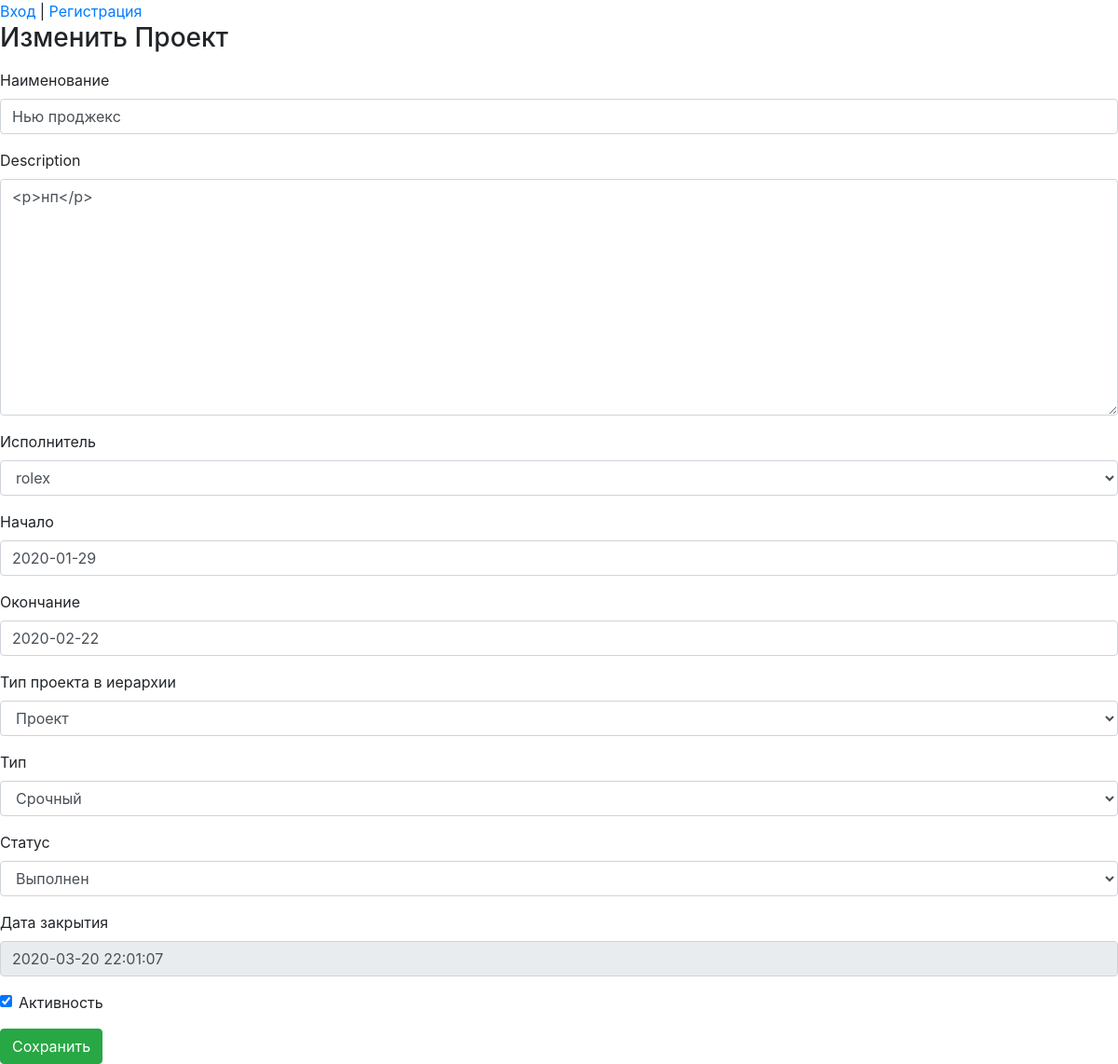
The app's page /projects/prj/projects_list/project_update/1, older data.
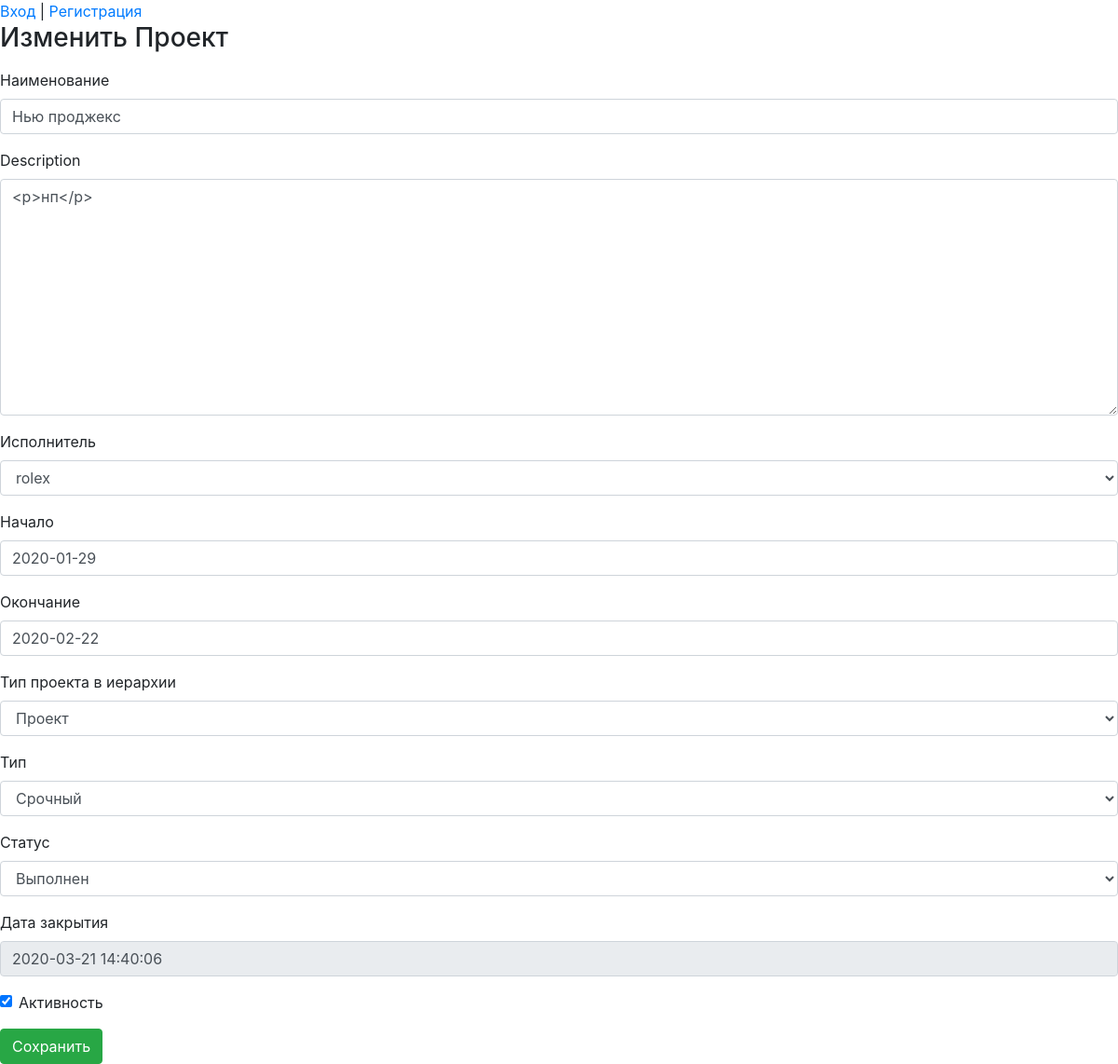
The same page, newer data.
### projects/models.py (models this page shows, shortened)
class Project(MPTTModel):
    name = models.CharField("Наименование", max_length=64)
    description = RichTextUploadingField("Описание")
    datebegin = models.DateField("Начало")
    dateend = models.DateField("Окончание")
    company = models.ForeignKey('companies.Company', on_delete=models.CASCADE, related_name='resultcompany', verbose_name="Компания")
    parent = TreeForeignKey('self', null=True, blank=True, limit_choices_to={'is_active':True}, on_delete=models.CASCADE, related_name='project_children', verbose_name="Проект верхнего уровня")
    assigner = models.ForeignKey('auth.User', on_delete=models.CASCADE, related_name='project_assigner', verbose_name="Исполнитель")
    structure_type = models.ForeignKey('Dict_ProjectStructureType', limit_choices_to={'is_active':True}, on_delete=models.CASCADE, related_name='project_structure_type', verbose_name="Тип проекта в иерархии")
    type = models.ForeignKey('Dict_ProjectType', limit_choices_to={'is_active':True}, on_delete=models.CASCADE, related_name='project_type', verbose_name="Тип")
    status = models.ForeignKey('Dict_ProjectStatus', limit_choices_to={'is_active':True}, on_delete=models.CASCADE, related_name='project_status', verbose_name="Статус")
    datecreate = models.DateTimeField("Создан", auto_now_add=True)
    dateclose = models.DateTimeField("Дата закрытия", auto_now_add=False, blank=True, null=True)
    author = models.ForeignKey('auth.User', on_delete=models.CASCADE, verbose_name="Автор")
    is_active = models.BooleanField("Активность", default=True)
    class MPTTMeta:
        order_insertion_by = ['name']
    class Meta:
        verbose_name = 'Проект'
        verbose_name_plural = 'Проекты'

class Dict_ProjectStructureType(models.Model):
    name = models.CharField("Наименование", max_length=64)
    sort = models.PositiveSmallIntegerField(default=1, blank=True, null=True)
    name_lang = models.CharField("Перевод", max_length=64, blank=True, null=True)
    is_active = models.BooleanField("Активность", default=True)
    class Meta:
        ordering = ('sort',)
        verbose_name = 'Тип проектов в иерархии'
        verbose_name_plural = 'Типы проектов в иерархии'
    def __str__(self):
        return (self.name)

class Dict_ProjectType(models.Model):
    name = models.CharField("Наименование", max_length=64)
    sort = models.PositiveSmallIntegerField(default=1, blank=True, null=True)
    name_lang = models.CharField("Перевод", max_length=64, blank=True, null=True)
    is_active = models.BooleanField("Активность", default=True)
    class Meta:
        ordering = ('sort',)
        verbose_name = 'Тип проекта'
        verbose_name_plural = 'Типы проектов'
    def __str__(self):
        return (self.name)

### projects/views.py (the view)
# urls.py: path('projects_list/project_update/<int:pk>', views.ProjectUpdate.as_view(), name = 'project_update'),
class ProjectUpdate(UpdateView):
    model = Project
    form_class = ProjectForm
    template_name = 'object_form.html'
    def get_context_data(self, **kwargs):
       context = super(ProjectUpdate, self).get_context_data(**kwargs)
       context['header'] = 'Изменить Проект'
       return context
    def get_form_kwargs(self):
       kwargs = super(ProjectUpdate, self).get_form_kwargs()
       kwargs.update({'user': self.request.user, 'action': 'update'})
       return kwargs

### projects/forms.py (shortened to what this page needs)
class ProjectForm(forms.ModelForm):
    disabled_fields = ('dateclose',)
    def __init__(self, *args, **kwargs):
        self.user = kwargs.pop('user')  # Выцепляем текущего юзера (To get request.user. Do not use kwargs.pop('user', None) due to potential security hole)
        self.action = kwargs.pop('action')  # Узнаём, какая вьюха вызвала эту форму
        super(ProjectForm, self).__init__(*args, **kwargs)
        for field in self.disabled_fields:
            self.fields[field].disabled = True
    class Meta:
        model = Project
        fields = ['name', 'description', 'assigner', 'datebegin', 'dateend', 'structure_type', 'type', 'status', 'dateclose', 'is_active', 'id']
        widgets = {
            'datebegin': DatePickerInput(format='%d.%m.%Y'), # default date-format %m/%d/%Y will be used
            'dateend': DatePickerInput(format='%d.%m.%Y'), # specify date-frmat
        }

### projects/models.py (called while the page is built)
    def __str__(self):
        return (self.name)

### templates/object_form.html (shortened to what this page needs)
{% extends 'base.html' %}
{% load bootstrap4 %}
{% block project %}
    <h3>{{ header }}</h3>
    <form class="mt-3" action="" method="post">{% csrf_token %}
        {% bootstrap_form form layout="horizontal" %}
        {% buttons %}
           <button class="btn btn-success" name="submit">Сохранить</button>
        {% endbuttons %}
    </form>
{% endblock %}

Row changes from the older to the newer data that the page shows:
changed Project "<p>нп</p>": dateclose "2020-03-20 22:01:07" → "2020-03-21 14:40:06"
